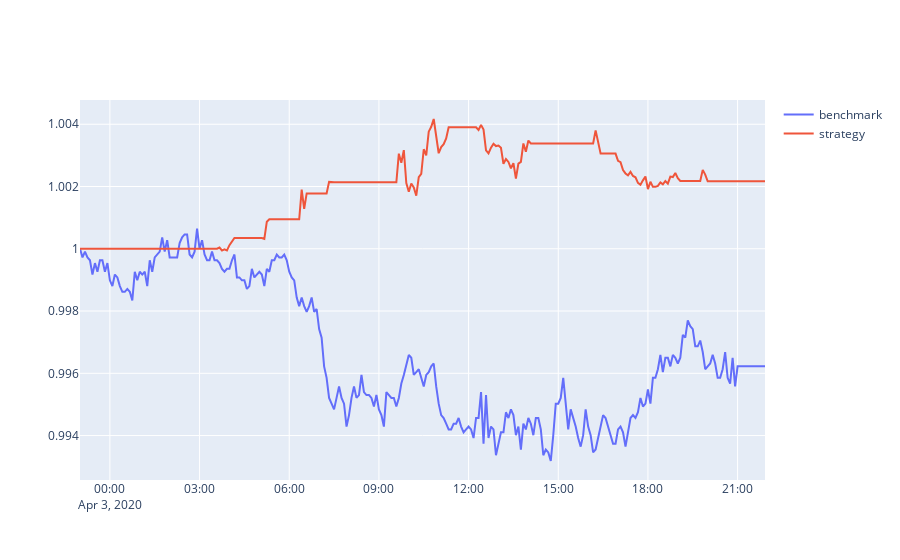

The notebook cell this image was saved under:
### Code cell
normalized_S1 = S1.apply(lambda x: x / S1[0])
normalized_S2 = S2.apply(lambda x: x / S2[0])
normalized_nav = pd.DataFrame(portfolio['nav'])
normalized_nav = normalized_nav.reset_index()
normalized_nav['nav'] = normalized_nav['nav'] / normalized_nav['nav'].iloc[0]
normalized_nav = normalized_nav.set_index('date')


fig = go.Figure()
fig.add_trace(go.Scatter(x=normalized_S1.index, y=normalized_S1,
                    mode='lines',
                    name='benchmark'))
fig.add_trace(go.Scatter(x=normalized_nav.index, y=normalized_nav['nav'],
                    mode='lines',
                    name='strategy'))

fig.show()

### Figure 1 — Plotly figure (JSON) as saved in the notebook; plotly's stock layout.template omitted (floating-point values rounded to 4 significant figures; data arrays with more than 128 entries replaced by an {"elided": "..."} marker saying what was removed)
{"data": [{"mode": "lines", "name": "benchmark", "type": "scatter", "x": {"elided": "275 str values"}, "y": {"elided": "275 float values"}}, {"mode": "lines", "name": "strategy", "type": "scatter", "x": {"elided": "285 str values"}, "y": {"elided": "285 float values"}}], "layout": {}}
